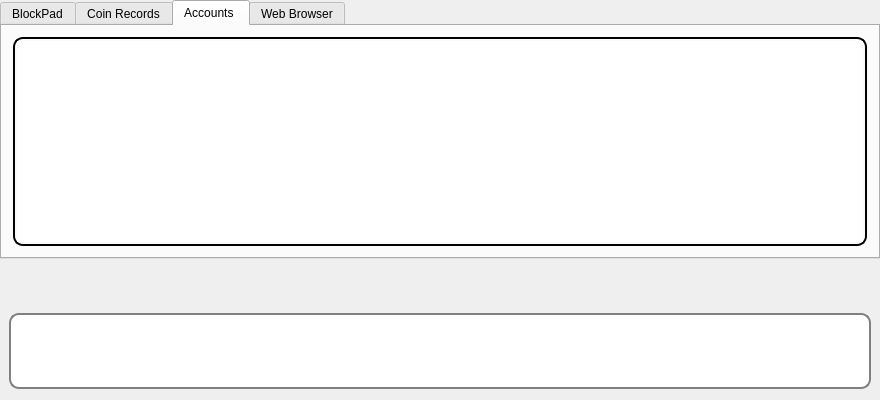
<?xml version="1.0" encoding="UTF-8"?>
<ui version="4.0">
 <class>BlockPad</class>
 <widget class="QWidget" name="BlockPad">
  <property name="geometry">
   <rect>
    <x>0</x>
    <y>0</y>
    <width>880</width>
    <height>400</height>
   </rect>
  </property>
  <property name="minimumSize">
   <size>
    <width>800</width>
    <height>400</height>
   </size>
  </property>
  <property name="windowTitle">
   <string>BlockPad</string>
  </property>
  <property name="styleSheet">
   <string notr="true">
Development
{
background-color: white 
}
CoinRecords
{
background-color: white 
}
Accounts
{
background-color: white 
}</string>
  </property>
  <layout class="QVBoxLayout" name="mainVerticalLayout">
   <property name="spacing">
    <number>7</number>
   </property>
   <property name="leftMargin">
    <number>0</number>
   </property>
   <property name="topMargin">
    <number>0</number>
   </property>
   <property name="rightMargin">
    <number>0</number>
   </property>
   <item>
    <widget class="QTabWidget" name="tabWidget">
     <property name="styleSheet">
      <string notr="true"/>
     </property>
     <property name="currentIndex">
      <number>2</number>
     </property>
     <widget class="QWidget" name="Development">
      <attribute name="title">
       <string>BlockPad</string>
      </attribute>
      <layout class="QVBoxLayout" name="verticalLayout">
       <property name="spacing">
        <number>0</number>
       </property>
       <item>
        <widget class="QSplitter" name="splitterBlockPad">
         <property name="orientation">
          <enum>Qt::Horizontal</enum>
         </property>
         <property name="opaqueResize">
          <bool>true</bool>
         </property>
         <widget class="CodeEditor" name="codeEdit">
          <property name="sizePolicy">
           <sizepolicy hsizetype="MinimumExpanding" vsizetype="Expanding">
            <horstretch>0</horstretch>
            <verstretch>0</verstretch>
           </sizepolicy>
          </property>
          <property name="minimumSize">
           <size>
            <width>200</width>
            <height>0</height>
           </size>
          </property>
          <property name="styleSheet">
           <string notr="true">CodeEditor{
    border: 2px solid black;
    border-radius: 10px;
    padding: 2px;
}</string>
          </property>
          <property name="lineWrapMode">
           <enum>QPlainTextEdit::NoWrap</enum>
          </property>
         </widget>
         <widget class="QListWidget" name="listWidgetFiles">
          <property name="sizePolicy">
           <sizepolicy hsizetype="Preferred" vsizetype="Expanding">
            <horstretch>0</horstretch>
            <verstretch>0</verstretch>
           </sizepolicy>
          </property>
          <property name="minimumSize">
           <size>
            <width>100</width>
            <height>0</height>
           </size>
          </property>
          <property name="contextMenuPolicy">
           <enum>Qt::CustomContextMenu</enum>
          </property>
          <property name="styleSheet">
           <string notr="true">QListWidget{
    border: 2px solid black;
    border-radius: 10px;
    padding: 2px;
}</string>
          </property>
          <property name="selectionMode">
           <enum>QAbstractItemView::SingleSelection</enum>
          </property>
         </widget>
        </widget>
       </item>
      </layout>
     </widget>
     <widget class="QWidget" name="CoinRecords">
      <property name="focusPolicy">
       <enum>Qt::StrongFocus</enum>
      </property>
      <attribute name="title">
       <string>Coin Records</string>
      </attribute>
      <layout class="QVBoxLayout" name="verticalLayout_3">
       <item>
        <widget class="TableWidgetCoinRecords" name="tableWidgetCoinRecords">
         <property name="palette">
          <palette>
           <active>
            <colorrole role="Button">
             <brush brushstyle="SolidPattern">
              <color alpha="255">
               <red>255</red>
               <green>255</green>
               <blue>255</blue>
              </color>
             </brush>
            </colorrole>
            <colorrole role="Base">
             <brush brushstyle="SolidPattern">
              <color alpha="255">
               <red>255</red>
               <green>255</green>
               <blue>255</blue>
              </color>
             </brush>
            </colorrole>
            <colorrole role="Window">
             <brush brushstyle="SolidPattern">
              <color alpha="255">
               <red>255</red>
               <green>255</green>
               <blue>255</blue>
              </color>
             </brush>
            </colorrole>
           </active>
           <inactive>
            <colorrole role="Button">
             <brush brushstyle="SolidPattern">
              <color alpha="255">
               <red>255</red>
               <green>255</green>
               <blue>255</blue>
              </color>
             </brush>
            </colorrole>
            <colorrole role="Base">
             <brush brushstyle="SolidPattern">
              <color alpha="255">
               <red>255</red>
               <green>255</green>
               <blue>255</blue>
              </color>
             </brush>
            </colorrole>
            <colorrole role="Window">
             <brush brushstyle="SolidPattern">
              <color alpha="255">
               <red>255</red>
               <green>255</green>
               <blue>255</blue>
              </color>
             </brush>
            </colorrole>
           </inactive>
           <disabled>
            <colorrole role="Button">
             <brush brushstyle="SolidPattern">
              <color alpha="255">
               <red>255</red>
               <green>255</green>
               <blue>255</blue>
              </color>
             </brush>
            </colorrole>
            <colorrole role="Base">
             <brush brushstyle="SolidPattern">
              <color alpha="255">
               <red>255</red>
               <green>255</green>
               <blue>255</blue>
              </color>
             </brush>
            </colorrole>
            <colorrole role="Window">
             <brush brushstyle="SolidPattern">
              <color alpha="255">
               <red>255</red>
               <green>255</green>
               <blue>255</blue>
              </color>
             </brush>
            </colorrole>
           </disabled>
          </palette>
         </property>
         <property name="focusPolicy">
          <enum>Qt::StrongFocus</enum>
         </property>
         <property name="styleSheet">
          <string notr="true">QTableWidget {
    border: 2px solid black;
    border-radius: 10px;
    padding: 2px;
}

QHeaderView{
    background-color:white;
}
QHeaderView::section{
	border-top:0px solid #D8D8D8;
    border-left:0px solid #D8D8D8;
    border-right:1px solid #D8D8D8;
    border-bottom: 1px solid #D8D8D8;
    border-radius: 10px;
    background-color:#f0f0f0;
    padding:4px;
}
        QTableCornerButton::section{
            border-top:0px solid #D8D8D8;
            border-left:0px solid #D8D8D8;
            border-right:1px solid #D8D8D8;
            border-bottom: 1px solid #D8D8D8;
    		border-radius: 10px;
            background-color:white;
        }</string>
         </property>
         <property name="frameShape">
          <enum>QFrame::Box</enum>
         </property>
         <property name="editTriggers">
          <set>QAbstractItemView::AnyKeyPressed|QAbstractItemView::CurrentChanged|QAbstractItemView::DoubleClicked|QAbstractItemView::EditKeyPressed</set>
         </property>
         <property name="tabKeyNavigation">
          <bool>true</bool>
         </property>
         <property name="selectionMode">
          <enum>QAbstractItemView::NoSelection</enum>
         </property>
         <attribute name="verticalHeaderVisible">
          <bool>false</bool>
         </attribute>
        </widget>
       </item>
      </layout>
     </widget>
     <widget class="QWidget" name="Accounts">
      <attribute name="title">
       <string>Accounts </string>
      </attribute>
      <layout class="QVBoxLayout" name="verticalLayout_4">
       <item>
        <widget class="TableWidgetAccounts" name="tableWidgetAccounts">
         <property name="palette">
          <palette>
           <active>
            <colorrole role="Button">
             <brush brushstyle="SolidPattern">
              <color alpha="255">
               <red>255</red>
               <green>255</green>
               <blue>255</blue>
              </color>
             </brush>
            </colorrole>
            <colorrole role="Base">
             <brush brushstyle="SolidPattern">
              <color alpha="255">
               <red>255</red>
               <green>255</green>
               <blue>255</blue>
              </color>
             </brush>
            </colorrole>
            <colorrole role="Window">
             <brush brushstyle="SolidPattern">
              <color alpha="255">
               <red>255</red>
               <green>255</green>
               <blue>255</blue>
              </color>
             </brush>
            </colorrole>
           </active>
           <inactive>
            <colorrole role="Button">
             <brush brushstyle="SolidPattern">
              <color alpha="255">
               <red>255</red>
               <green>255</green>
               <blue>255</blue>
              </color>
             </brush>
            </colorrole>
            <colorrole role="Base">
             <brush brushstyle="SolidPattern">
              <color alpha="255">
               <red>255</red>
               <green>255</green>
               <blue>255</blue>
              </color>
             </brush>
            </colorrole>
            <colorrole role="Window">
             <brush brushstyle="SolidPattern">
              <color alpha="255">
               <red>255</red>
               <green>255</green>
               <blue>255</blue>
              </color>
             </brush>
            </colorrole>
           </inactive>
           <disabled>
            <colorrole role="Button">
             <brush brushstyle="SolidPattern">
              <color alpha="255">
               <red>255</red>
               <green>255</green>
               <blue>255</blue>
              </color>
             </brush>
            </colorrole>
            <colorrole role="Base">
             <brush brushstyle="SolidPattern">
              <color alpha="255">
               <red>255</red>
               <green>255</green>
               <blue>255</blue>
              </color>
             </brush>
            </colorrole>
            <colorrole role="Window">
             <brush brushstyle="SolidPattern">
              <color alpha="255">
               <red>255</red>
               <green>255</green>
               <blue>255</blue>
              </color>
             </brush>
            </colorrole>
           </disabled>
          </palette>
         </property>
         <property name="focusPolicy">
          <enum>Qt::WheelFocus</enum>
         </property>
         <property name="contextMenuPolicy">
          <enum>Qt::ActionsContextMenu</enum>
         </property>
         <property name="styleSheet">
          <string notr="true">QTableWidget {
    border: 2px solid black;
    border-radius: 10px;
    padding: 2px;
}

QHeaderView{
    background-color:white;
}
QHeaderView::section{
	border-top:0px solid #D8D8D8;
    border-left:0px solid #D8D8D8;
    border-right:1px solid #D8D8D8;
    border-bottom: 1px solid #D8D8D8;
    border-radius: 10px;
    background-color:#f0f0f0;
    padding:4px;
}
        QTableCornerButton::section{
            border-top:0px solid #D8D8D8;
            border-left:0px solid #D8D8D8;
            border-right:1px solid #D8D8D8;
            border-bottom: 1px solid #D8D8D8;
    		border-radius: 10px;
            background-color:white;
        }
</string>
         </property>
         <property name="frameShape">
          <enum>QFrame::Box</enum>
         </property>
         <property name="editTriggers">
          <set>QAbstractItemView::AnyKeyPressed|QAbstractItemView::CurrentChanged|QAbstractItemView::DoubleClicked|QAbstractItemView::EditKeyPressed</set>
         </property>
         <property name="tabKeyNavigation">
          <bool>false</bool>
         </property>
         <property name="selectionMode">
          <enum>QAbstractItemView::NoSelection</enum>
         </property>
         <property name="selectionBehavior">
          <enum>QAbstractItemView::SelectItems</enum>
         </property>
         <property name="gridStyle">
          <enum>Qt::SolidLine</enum>
         </property>
         <attribute name="verticalHeaderVisible">
          <bool>false</bool>
         </attribute>
        </widget>
       </item>
      </layout>
     </widget>
     <widget class="QWidget" name="WebBrowser">
      <attribute name="title">
       <string>Web Browser</string>
      </attribute>
     </widget>
    </widget>
   </item>
   <item>
    <widget class="Ticker" name="widgetTicker" native="true">
     <property name="minimumSize">
      <size>
       <width>0</width>
       <height>40</height>
      </size>
     </property>
     <property name="maximumSize">
      <size>
       <width>16777215</width>
       <height>40</height>
      </size>
     </property>
    </widget>
   </item>
   <item>
    <widget class="QWidget" name="ToolsWgtAddMargins" native="true">
     <property name="styleSheet">
      <string notr="true">QPushButton{background-color: white; border: none; }</string>
     </property>
     <layout class="QHBoxLayout" name="horizontalLayout_4">
      <property name="spacing">
       <number>0</number>
      </property>
      <property name="leftMargin">
       <number>0</number>
      </property>
      <property name="topMargin">
       <number>0</number>
      </property>
      <property name="rightMargin">
       <number>0</number>
      </property>
      <property name="bottomMargin">
       <number>0</number>
      </property>
      <item>
       <spacer name="horizontalSpacer_5">
        <property name="orientation">
         <enum>Qt::Horizontal</enum>
        </property>
        <property name="sizeType">
         <enum>QSizePolicy::Fixed</enum>
        </property>
        <property name="sizeHint" stdset="0">
         <size>
          <width>9</width>
          <height>20</height>
         </size>
        </property>
       </spacer>
      </item>
      <item>
       <widget class="QFrame" name="ToolsWgt">
        <property name="styleSheet">
         <string notr="true">QWidget
{
background-color: white 
}
QFrame {
    border: 2px solid grey;
    border-radius: 10px;
}
QPushButton
{
background-color: white; 
border: none; 
min-width:50;
min-height:50;
max-width:50;
max-height:50;
}</string>
        </property>
        <property name="frameShape">
         <enum>QFrame::WinPanel</enum>
        </property>
        <property name="frameShadow">
         <enum>QFrame::Plain</enum>
        </property>
        <property name="lineWidth">
         <number>1</number>
        </property>
        <layout class="QHBoxLayout" name="horizontalLayout">
         <property name="spacing">
          <number>20</number>
         </property>
         <property name="leftMargin">
          <number>9</number>
         </property>
         <property name="rightMargin">
          <number>9</number>
         </property>
         <item>
          <widget class="QPushButton" name="pushButtonSettings">
           <property name="sizePolicy">
            <sizepolicy hsizetype="Fixed" vsizetype="Fixed">
             <horstretch>0</horstretch>
             <verstretch>0</verstretch>
            </sizepolicy>
           </property>
           <property name="minimumSize">
            <size>
             <width>50</width>
             <height>50</height>
            </size>
           </property>
           <property name="maximumSize">
            <size>
             <width>50</width>
             <height>50</height>
            </size>
           </property>
           <property name="toolTip">
            <string>Settings</string>
           </property>
           <property name="styleSheet">
            <string notr="true"/>
           </property>
           <property name="text">
            <string/>
           </property>
           <property name="icon">
            <iconset resource="icons.qrc">
             <normaloff>:/Icons/settings.png</normaloff>:/Icons/settings.png</iconset>
           </property>
           <property name="iconSize">
            <size>
             <width>50</width>
             <height>50</height>
            </size>
           </property>
           <property name="flat">
            <bool>false</bool>
           </property>
          </widget>
         </item>
         <item>
          <widget class="QPushButton" name="pushButtonGeneratePassword">
           <property name="toolTip">
            <string>Generate Password</string>
           </property>
           <property name="text">
            <string/>
           </property>
           <property name="icon">
            <iconset resource="icons.qrc">
             <normaloff>:/Icons/Password.png</normaloff>:/Icons/Password.png</iconset>
           </property>
           <property name="iconSize">
            <size>
             <width>50</width>
             <height>50</height>
            </size>
           </property>
          </widget>
         </item>
         <item>
          <widget class="QPushButton" name="pushButtonSingleFileEncryptionSystem">
           <property name="toolTip">
            <string>Single File Encryption System</string>
           </property>
           <property name="text">
            <string/>
           </property>
           <property name="icon">
            <iconset resource="icons.qrc">
             <normaloff>:/Icons/1TimePad.png</normaloff>:/Icons/1TimePad.png</iconset>
           </property>
           <property name="iconSize">
            <size>
             <width>50</width>
             <height>50</height>
            </size>
           </property>
          </widget>
         </item>
         <item>
          <widget class="QPushButton" name="pushButtonUpdate">
           <property name="enabled">
            <bool>false</bool>
           </property>
           <property name="toolTip">
            <string>Update BlockPad</string>
           </property>
           <property name="text">
            <string/>
           </property>
           <property name="icon">
            <iconset resource="icons.qrc">
             <normaloff>:/Icons/UpdateIcon.png</normaloff>:/Icons/UpdateIcon.png</iconset>
           </property>
           <property name="iconSize">
            <size>
             <width>50</width>
             <height>50</height>
            </size>
           </property>
          </widget>
         </item>
         <item>
          <widget class="QPushButton" name="pushButtonBackUp">
           <property name="toolTip">
            <string>Backup</string>
           </property>
           <property name="text">
            <string/>
           </property>
           <property name="icon">
            <iconset resource="icons.qrc">
             <normaloff>:/Icons/backup.png</normaloff>:/Icons/backup.png</iconset>
           </property>
           <property name="iconSize">
            <size>
             <width>50</width>
             <height>50</height>
            </size>
           </property>
          </widget>
         </item>
         <item>
          <widget class="QPushButton" name="pushButtonProVersion">
           <property name="toolTip">
            <string>Get Premium Blockpad</string>
           </property>
           <property name="text">
            <string/>
           </property>
           <property name="icon">
            <iconset resource="icons.qrc">
             <normaloff>:/Icons/Pro_Version.png</normaloff>:/Icons/Pro_Version.png</iconset>
           </property>
           <property name="iconSize">
            <size>
             <width>50</width>
             <height>50</height>
            </size>
           </property>
          </widget>
         </item>
         <item>
          <widget class="QPushButton" name="pushButtonOneTimePadGenerator">
           <property name="text">
            <string/>
           </property>
           <property name="icon">
            <iconset resource="icons.qrc">
             <normaloff>:/Icons/NewOneTimePadGenerator.png</normaloff>:/Icons/NewOneTimePadGenerator.png</iconset>
           </property>
           <property name="iconSize">
            <size>
             <width>50</width>
             <height>50</height>
            </size>
           </property>
          </widget>
         </item>
         <item>
          <widget class="QPushButton" name="pushButtonLicenseActivate">
           <property name="toolTip">
            <string>License Activation</string>
           </property>
           <property name="text">
            <string/>
           </property>
           <property name="iconSize">
            <size>
             <width>50</width>
             <height>50</height>
            </size>
           </property>
          </widget>
         </item>
         <item>
          <spacer name="horizontalSpacer">
           <property name="orientation">
            <enum>Qt::Horizontal</enum>
           </property>
           <property name="sizeHint" stdset="0">
            <size>
             <width>40</width>
             <height>20</height>
            </size>
           </property>
          </spacer>
         </item>
         <item>
          <widget class="QPushButton" name="pushButtonPrint">
           <property name="toolTip">
            <string>Print all data</string>
           </property>
           <property name="text">
            <string/>
           </property>
           <property name="icon">
            <iconset resource="icons.qrc">
             <normaloff>:/Icons/Printer.png</normaloff>:/Icons/Printer.png</iconset>
           </property>
           <property name="iconSize">
            <size>
             <width>50</width>
             <height>50</height>
            </size>
           </property>
          </widget>
         </item>
         <item>
          <widget class="QPushButton" name="pushButtonSave">
           <property name="toolTip">
            <string>Save BlockPad files</string>
           </property>
           <property name="text">
            <string/>
           </property>
           <property name="icon">
            <iconset resource="icons.qrc">
             <normaloff>:/Icons/Save.png</normaloff>:/Icons/Save.png</iconset>
           </property>
           <property name="iconSize">
            <size>
             <width>50</width>
             <height>50</height>
            </size>
           </property>
          </widget>
         </item>
         <item>
          <widget class="QPushButton" name="pushButtonAddFile">
           <property name="toolTip">
            <string>Add BlockPad file</string>
           </property>
           <property name="text">
            <string/>
           </property>
           <property name="icon">
            <iconset resource="icons.qrc">
             <normaloff>:/Icons/AddFile.png</normaloff>:/Icons/AddFile.png</iconset>
           </property>
           <property name="iconSize">
            <size>
             <width>50</width>
             <height>50</height>
            </size>
           </property>
          </widget>
         </item>
         <item>
          <widget class="QPushButton" name="pushButtonCompleteRow">
           <property name="sizePolicy">
            <sizepolicy hsizetype="Fixed" vsizetype="Fixed">
             <horstretch>0</horstretch>
             <verstretch>0</verstretch>
            </sizepolicy>
           </property>
           <property name="minimumSize">
            <size>
             <width>50</width>
             <height>50</height>
            </size>
           </property>
           <property name="maximumSize">
            <size>
             <width>50</width>
             <height>50</height>
            </size>
           </property>
           <property name="toolTip">
            <string>Complete Row</string>
           </property>
           <property name="styleSheet">
            <string notr="true"/>
           </property>
           <property name="text">
            <string/>
           </property>
           <property name="icon">
            <iconset resource="icons.qrc">
             <normaloff>:/Icons/addRow.png</normaloff>:/Icons/addRow.png</iconset>
           </property>
           <property name="iconSize">
            <size>
             <width>50</width>
             <height>50</height>
            </size>
           </property>
           <property name="flat">
            <bool>true</bool>
           </property>
          </widget>
         </item>
         <item>
          <widget class="QPushButton" name="pushButtonRemoveRow">
           <property name="toolTip">
            <string>Remove Row</string>
           </property>
           <property name="text">
            <string/>
           </property>
           <property name="icon">
            <iconset resource="icons.qrc">
             <normaloff>:/Icons/removeRow.png</normaloff>:/Icons/removeRow.png</iconset>
           </property>
           <property name="iconSize">
            <size>
             <width>50</width>
             <height>50</height>
            </size>
           </property>
          </widget>
         </item>
        </layout>
       </widget>
      </item>
      <item>
       <spacer name="horizontalSpacer_2">
        <property name="orientation">
         <enum>Qt::Horizontal</enum>
        </property>
        <property name="sizeType">
         <enum>QSizePolicy::Fixed</enum>
        </property>
        <property name="sizeHint" stdset="0">
         <size>
          <width>9</width>
          <height>20</height>
         </size>
        </property>
       </spacer>
      </item>
     </layout>
    </widget>
   </item>
  </layout>
 </widget>
 <layoutdefault spacing="6" margin="11"/>
 <customwidgets>
  <customwidget>
   <class>TableWidgetCoinRecords</class>
   <extends>QTableWidget</extends>
   <header>tablewidgetcoinrecords.h</header>
  </customwidget>
  <customwidget>
   <class>TableWidgetAccounts</class>
   <extends>QTableWidget</extends>
   <header>tablewidgetaccounts.h</header>
  </customwidget>
  <customwidget>
   <class>CodeEditor</class>
   <extends>QPlainTextEdit</extends>
   <header>codeeditor.h</header>
  </customwidget>
  <customwidget>
   <class>Ticker</class>
   <extends>QWidget</extends>
   <header>ticker.h</header>
   <container>1</container>
  </customwidget>
 </customwidgets>
 <resources>
  <include location="icons.qrc"/>
 </resources>
 <connections/>
</ui>
